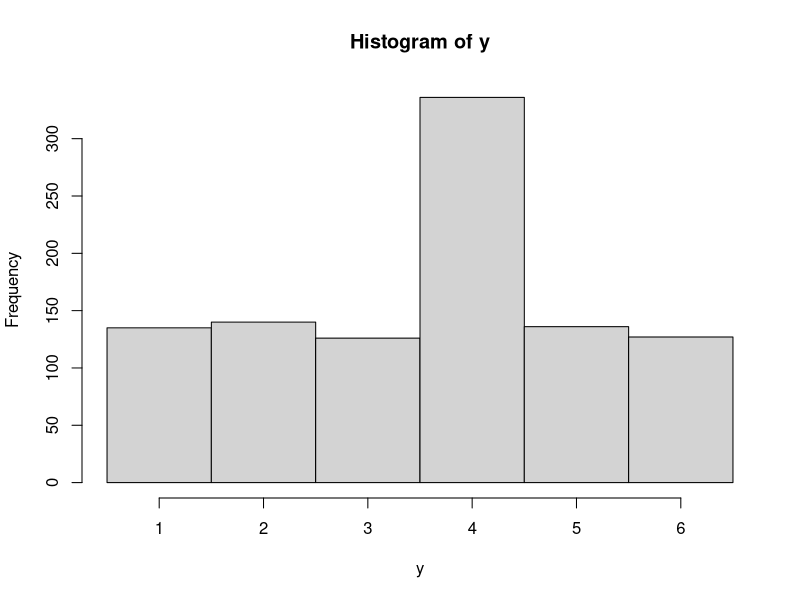
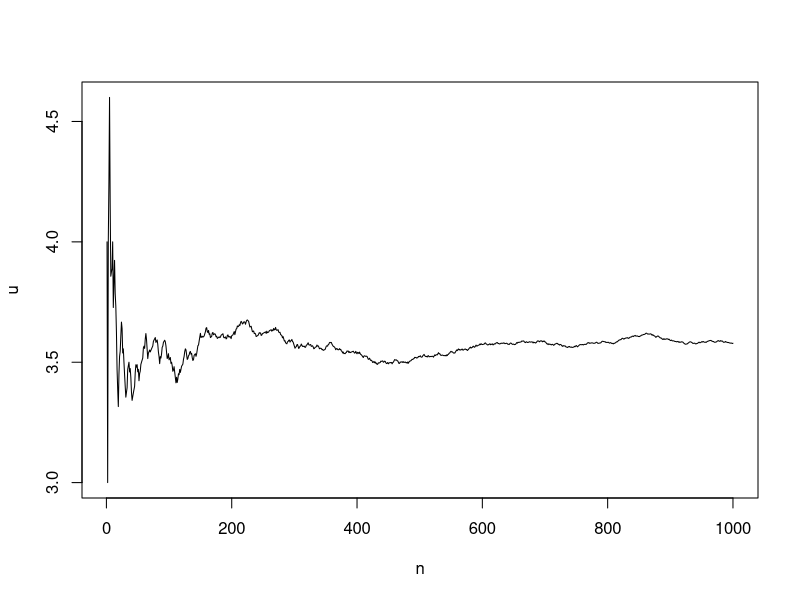

Recreate these plots in R, in order.
rm(list=ls())
p<-c(2/15,2/15,2/15,1/3,2/15,2/15)
x<-1:6
z<-seq(from=0.5,to=6.5,lenght=7)
y<-sample(x=x,size=1000,replace=TRUE,prob=p)
h<-hist(y,z,plot=TRUE,freq=TRUE)
n<-1:1000
u<-cumsum(y)/n
plot(n,u,type='l')